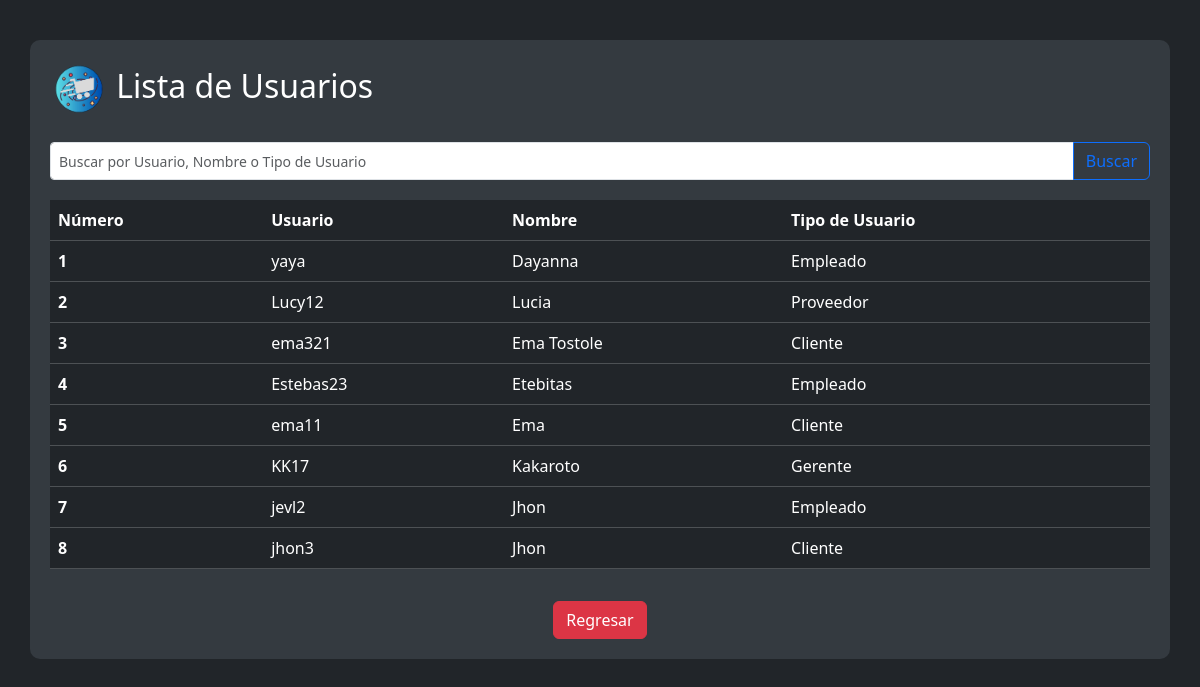
Page /veruser.php (signed in) on the earlier database version.
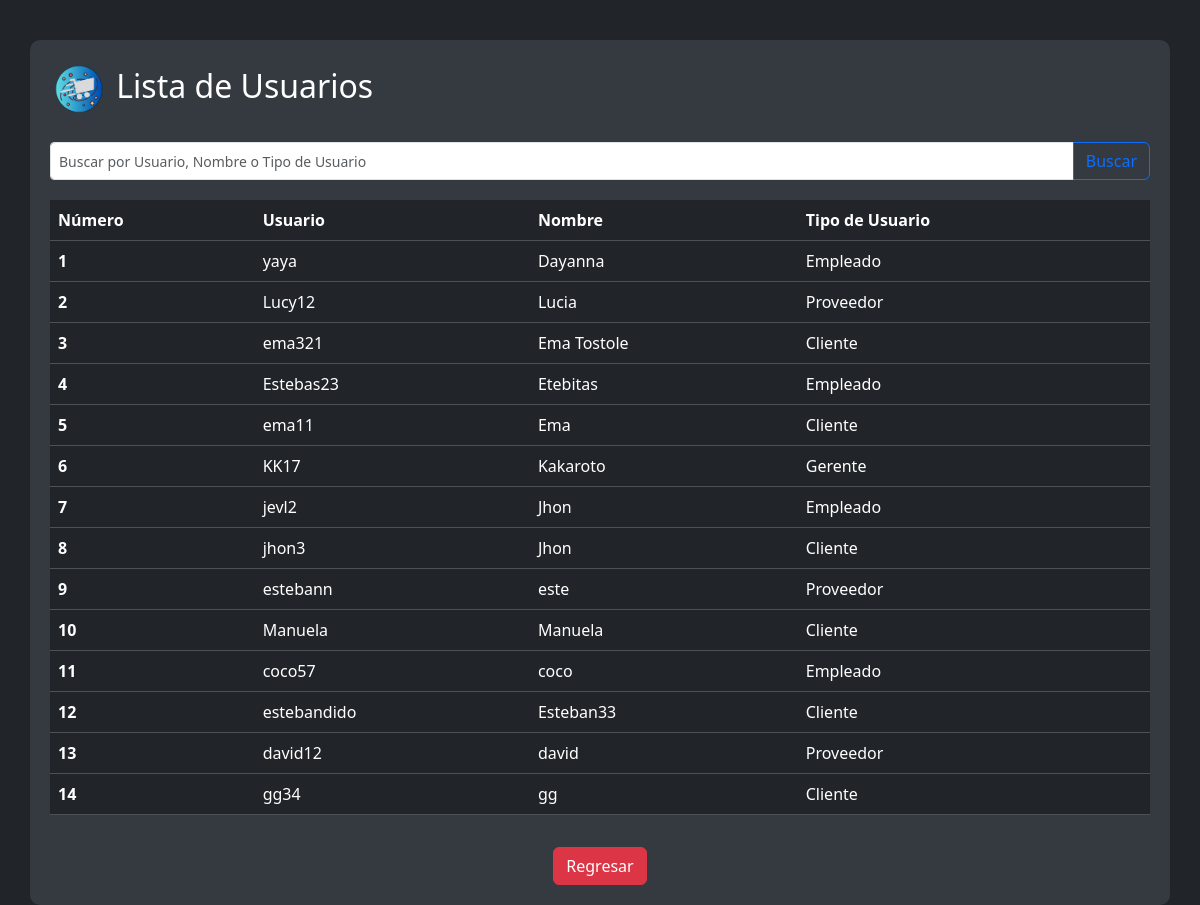
Same page on the later database version.
### tables this page shows
CREATE TABLE `usuarios` (
  `id_usuario` int(11) NOT NULL,
  `usuario` varchar(20) DEFAULT NULL,
  `nombre` varchar(20) DEFAULT NULL,
  `correo_electronico` varchar(30) DEFAULT NULL,
  `telefono` varchar(15) DEFAULT NULL,
  `contraseña_usuario` varchar(100) DEFAULT NULL,
  `id_tipos` int(11) DEFAULT NULL,
  `codigo_recuperacion` varchar(255) DEFAULT NULL,
  `aceptado` varchar(2) DEFAULT NULL,
  `Foto` varchar(255) DEFAULT NULL
);

CREATE TABLE `tipos_usuarios` (
  `id_tipos` int(11) NOT NULL,
  `nom_tipos` varchar(11) DEFAULT NULL
);

### veruser.php (the view, shortened to what this page needs)
<?php
include_once 'conexion.php';
$searchTerm = isset($_POST['search']) ? $_POST['search'] : '';
$query = "SELECT u.*, t.nom_tipos FROM usuarios u
          JOIN tipos_usuarios t ON u.id_tipos = t.id_tipos
          WHERE u.id_tipos != 1 AND u.aceptado = 'si'
          AND (u.usuario LIKE :searchTerm
          OR u.nombre LIKE :searchTerm
          OR t.nom_tipos LIKE :searchTerm)
          ORDER BY u.id_usuario ASC LIMIT 100";
$statement = $con->prepare($query);
$statement->execute(['searchTerm' => '%' . $searchTerm . '%']);
$usuarios = $statement->fetchAll(PDO::FETCH_ASSOC);
?>
<!DOCTYPE html>
<html lang="en">
<head>
    <link rel="stylesheet" href="CSS/bootstrap.css">
    <link rel="stylesheet" href="CSS/alerta.css">
</head>
<body>
<div class="container">
    <form action="" method="post">
        <div class="modal-body">
            <h2 class="mb-4">        <img class="m-1" src="IMG/Spacemark ico_transparent.ico" alt="SpaceMark Logo" height="50">
            Lista de Usuarios</h2>
            <div class="mb-3">
                <div class="input-group">
                    <input type="text" name="search" class="form-control form-control-sm" placeholder="Buscar por Usuario, Nombre o Tipo de Usuario" value="<?php echo htmlspecialchars($searchTerm); ?>">
                    <button type="submit" class="btn btn-outline-primary">Buscar</button>
                </div>
            </div>
            <table class="table table-dark">
                <thead>
                    <tr>
                        <th scope="col">Número</th>
                        <th scope="col">Usuario</th>
                        <th scope="col">Nombre</th>
                        <th scope="col">Tipo de Usuario</th>
                    </tr>
                </thead>
                <tbody>
                    <?php
                    $numero = 1;
                    foreach ($usuarios as $usuario) {
                        echo "<tr>";
                        echo "<th scope='row'>" . $numero++ . "</th>";
                        echo "<td>" . htmlspecialchars($usuario['usuario']) . "</td>";
                        echo "<td>" . htmlspecialchars($usuario['nombre']) . "</td>";
                        echo "<td>" . htmlspecialchars($usuario['nom_tipos']) . "</td>";
                        echo "</tr>";
                    }
                    ?>
                </tbody>
            </table>
        </div>
    </form>
    <div class="row mt-3">
        <div class="col-12 text-center">
            <a href="index.php" class="btn btn-danger">Regresar</a>
        </div>
    </div>
</div>
</body>
</html>

### veruser.php (style rules this page uses)
body { background-color: #212529; color: #ffffff; padding-top: 20px; }
.container { background-color: #343a40; color: #ffffff; padding: 20px; border-radius: 10px; margin-top: 20px; }
.table-dark { background-color: #343a40; color: #ffffff; border-radius: 10px; margin-top: 20px; }
.btn-danger { background-color: #dc3545; border-color: #dc3545; }

Differences in the rows shown:
added usuarios: usuario "estebann", nombre "este", id_tipos.nom_tipos "Proveedor"
added usuarios: usuario "Manuela", nombre "Manuela", id_tipos.nom_tipos "Cliente"
added usuarios: usuario "coco57", nombre "coco", id_tipos.nom_tipos "Empleado"
added usuarios: usuario "estebandido", nombre "Esteban33", id_tipos.nom_tipos "Cliente"
added usuarios: usuario "david12", nombre "david", id_tipos.nom_tipos "Proveedor"
added usuarios: usuario "gg34", nombre "gg", id_tipos.nom_tipos "Cliente"
